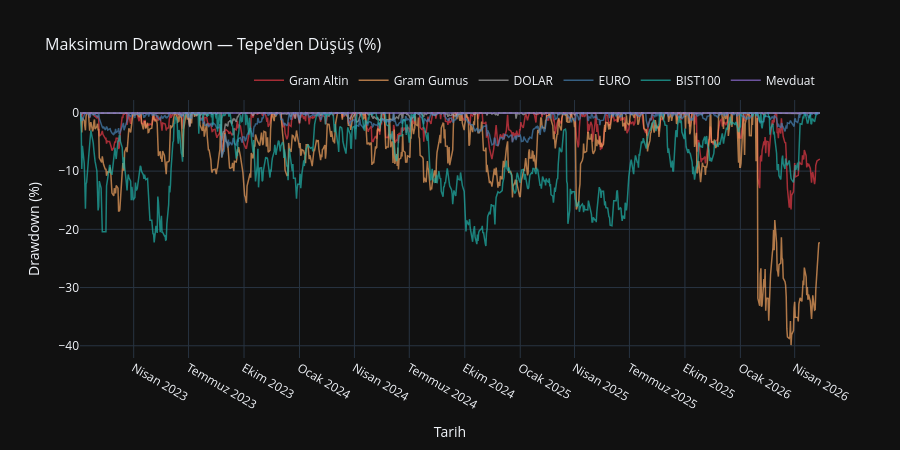

Write notebook code for a chart like this one.
### Markdown cell above
### Maksimum Drawdown — Tepe'den Düşüş

**Ne gösterir:** Her varlığın kendi tarihsel tepe noktasından ne kadar geride kaldığını yüzde olarak gösterir.
Sıfır çizgisi o varlığın bir önceki tarihsel zirvesini temsil eder; aşağı yönlü bölgeler kayıp dönemlerini
işaret eder. Tepe yeniden kırıldığı anda değer sıfıra döner.

**Neden önemlidir:**
- Yatırımcının tahammül etmesi gereken maksimum geçici kaybı (max-drawdown) görselleştirir.
- İki varlık benzer toplam getiri sağlasa bile farklı risk profillerine sahip olabilir;
  daha düz seyreden varlık genellikle daha az psikolojik baskı yaratır.
- Portföy varsa kırmızı alan dolgusuyla vurgulanır.

### Code cell
# Drawdown grafiği
# Y ekseni: tepe noktasından yüzde düşüş (0 = tepede, negatif = kayıp bölgesi)
fig_dd = build_drawdown_chart(analysis_df)
fig_dd.show()

### Figure 1 — Plotly figure (JSON) as saved in the notebook; plotly's stock layout.template omitted (floating-point values rounded to 4 significant figures; data arrays with more than 128 entries replaced by an {"elided": "..."} marker saying what was removed)
{"data": [{"customdata": {"elided": "878 str values"}, "hovertemplate": "<b>Gram Altin</b><br>Tarih: %{customdata}<br>Drawdown: %{y:.1f}%<extra></extra>", "line": {"color": "#E63946", "width": 1.5}, "name": "Gram Altin", "opacity": 0.7, "type": "scatter", "x": {"elided": "878 str values"}, "y": {"elided": "878 float values"}}, {"customdata": {"elided": "878 str values"}, "hovertemplate": "<b>Gram Gumus</b><br>Tarih: %{customdata}<br>Drawdown: %{y:.1f}%<extra></extra>", "line": {"color": "#F4A460", "width": 1.5}, "name": "Gram Gumus", "opacity": 0.7, "type": "scatter", "x": {"elided": "878 str values"}, "y": {"elided": "878 float values"}}, {"customdata": {"elided": "878 str values"}, "hovertemplate": "<b>DOLAR</b><br>Tarih: %{customdata}<br>Drawdown: %{y:.1f}%<extra></extra>", "line": {"color": "#A9A9A9", "width": 1.5}, "name": "DOLAR", "opacity": 0.7, "type": "scatter", "x": {"elided": "878 str values"}, "y": {"elided": "878 float values"}}, {"customdata": {"elided": "878 str values"}, "hovertemplate": "<b>EURO</b><br>Tarih: %{customdata}<br>Drawdown: %{y:.1f}%<extra></extra>", "line": {"color": "#4682B4", "width": 1.5}, "name": "EURO", "opacity": 0.7, "type": "scatter", "x": {"elided": "878 str values"}, "y": {"elided": "878 float values"}}, {"customdata": {"elided": "878 str values"}, "hovertemplate": "<b>BIST100</b><br>Tarih: %{customdata}<br>Drawdown: %{y:.1f}%<extra></extra>", "line": {"color": "#20B2AA", "width": 1.5}, "name": "BIST100", "opacity": 0.7, "type": "scatter", "x": {"elided": "878 str values"}, "y": {"elided": "878 float values"}}, {"customdata": {"elided": "878 str values"}, "hovertemplate": "<b>Mevduat</b><br>Tarih: %{customdata}<br>Drawdown: %{y:.1f}%<extra></extra>", "line": {"color": "#9370DB", "width": 1.5}, "name": "Mevduat", "opacity": 0.7, "type": "scatter", "x": {"elided": "878 str values"}, "y": {"elided": "878 float values"}}], "layout": {"height": 450, "hovermode": "x unified", "legend": {"orientation": "h", "x": 1, "xanchor": "right", "y": 1.02, "yanchor": "bottom"}, "shapes": [{"line": {"color": "#6c7086", "dash": "dot", "width": 1}, "type": "line", "x0": 0, "x1": 1, "xref": "x domain", "y0": 0, "y1": 0, "yref": "y"}], "title": {"font": {"size": 16}, "text": "Maksimum Drawdown — Tepe'den Düşüş (%)"}, "xaxis": {"tickmode": "array", "ticktext": ["Ocak 2023", "Nisan 2023", "Temmuz 2023", "Ekim 2023", "Ocak 2024", "Nisan 2024", "Temmuz 2024", "Ekim 2024", "Ocak 2025", "Nisan 2025", "Temmuz 2025", "Ekim 2025", "Ocak 2026", "Nisan 2026"], "tickvals": ["2023-01-01T00:00:00.000000", "2023-04-01T00:00:00.000000", "2023-07-01T00:00:00.000000", "2023-10-01T00:00:00.000000", "2024-01-01T00:00:00.000000", "2024-04-01T00:00:00.000000", "2024-07-01T00:00:00.000000", "2024-10-01T00:00:00.000000", "2025-01-01T00:00:00.000000", "2025-04-01T00:00:00.000000", "2025-07-01T00:00:00.000000", "2025-10-01T00:00:00.000000", "2026-01-01T00:00:00.000000", "2026-04-01T00:00:00.000000"], "title": {"text": "Tarih"}}, "yaxis": {"title": {"text": "Drawdown (%)"}}}}
